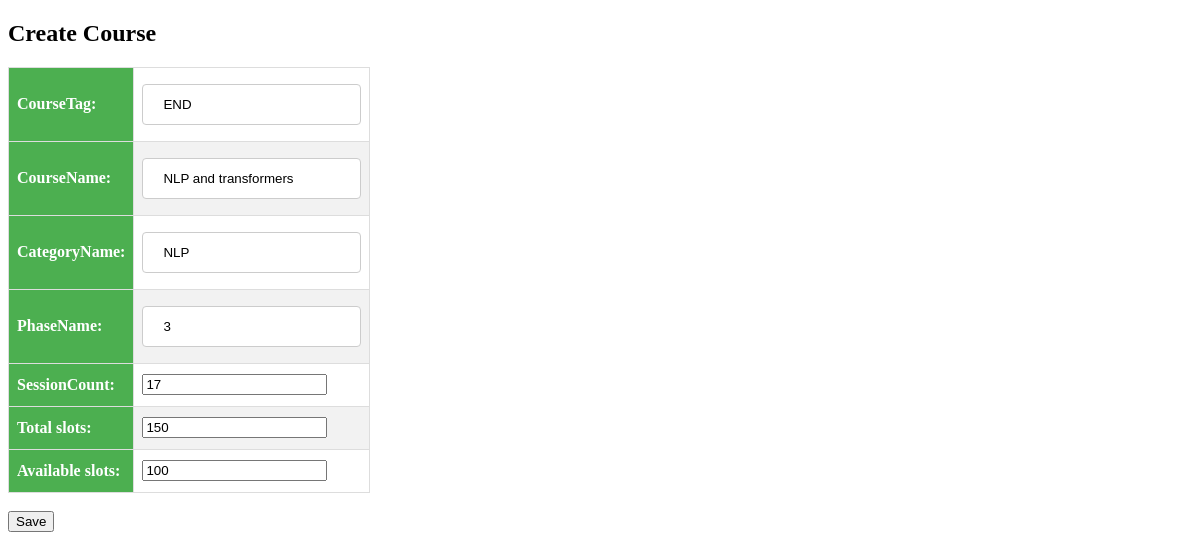
The app's page /update/5/ with its own data.
### lmx/models.py (models this page shows, shortened)
class Course(models.Model):
    courseTag = models.CharField(max_length=6)
    courseName = models.CharField(max_length=40)
    categoryName = models.CharField(max_length=10)
    phaseName = models.CharField(max_length=3)
    sessionCount = models.IntegerField()
    total_slots = models.IntegerField()
    available_slots = models.IntegerField()
    startDateTime = models.DateTimeField(auto_now_add=True)

### lmx/views.py (the view)
# urls.py: path('update/<int:pk>/',views.CourseUdpateView.as_view()),
class CourseUdpateView(UpdateView):
    model=Course
    success_url=reverse_lazy('index')
    fields=('courseTag','courseName','categoryName','phaseName','sessionCount','total_slots','available_slots')

### templates/lmx/course_form.html (shortened to what this page needs)
<!DOCTYPE html>
{% load static %}
<html lang="en" dir="ltr">
  <head>
    <link rel="stylesheet" href="{% static "css/lmx.css" %}"
    <meta charset="utf-8">
  </head>
  <body>
    <h2>Create Course</h2>
      <form method="post">
        <table>
          {{form.as_table}}
        </table>
        <br/>
        <input type="submit" name="" value="Save">
      </form>
  </body>
</html>

### static/css/lmx.css (style rules this page uses)
table, th, td { border: 0px solid black; border-collapse: collapse; }
td, th { border: 1px solid #ddd; padding: 8px; }
tr:nth-child(even) { background-color: #f2f2f2; }
th { padding-top: 12px; padding-bottom: 12px; text-align: left; background-color: #4CAF50; color: white; }
input[type=text],select { width: 100%; padding: 12px 20px; margin: 8px 0; display: : inline-block; border: 1px solid #ccc; border-radius: 4px; box-sizing: border-box; }

### records on screen
Course: courseTag "END", courseName "NLP and transformers", categoryName "NLP", phaseName "3", sessionCount "17", total_slots "150", available_slots "100"
